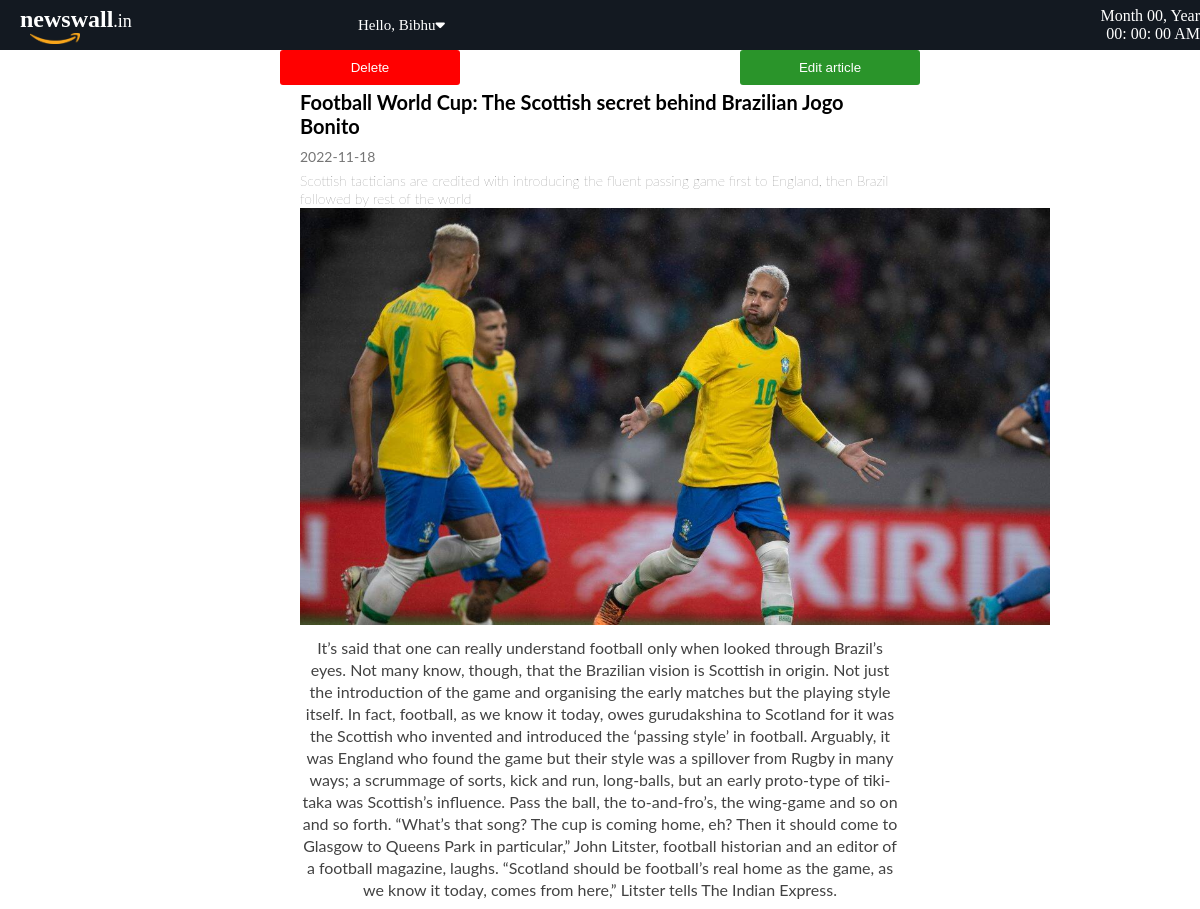
/single_article_manage.php?id=17 (signed in), run on the app's committed database.
### tables this page shows
CREATE TABLE `user` (
  `id` int(100) NOT NULL,
  `name` varchar(50) NOT NULL,
  `email` varchar(50) NOT NULL,
  `password` varchar(50) NOT NULL,
  `number` varchar(50) NOT NULL,
  `house` varchar(50) NOT NULL,
  `street` varchar(50) NOT NULL,
  `city` varchar(50) NOT NULL,
  `state` varchar(50) NOT NULL,
  `pin` int(6) NOT NULL,
  `subscriber` varchar(10) NOT NULL DEFAULT 'nsubscribe'
);

CREATE TABLE `articles` (
  `id` int(250) NOT NULL,
  `category` varchar(10) NOT NULL,
  `headline` varchar(1000) NOT NULL,
  `subtext` varchar(3000) NOT NULL,
  `detailed` varchar(9000) NOT NULL,
  `date` date NOT NULL DEFAULT current_timestamp(),
  `image` varchar(100) NOT NULL
);

### single_article_manage.php (the view, shortened to what this page needs)
<?php
$conn = mysqli_connect('localhost','root','','ebs');
if(isset($_GET['id'])){
    $article_id = $_GET['id'];
    $query = "SELECT * FROM articles WHERE id=?";
    $stmt = $conn->prepare($query);
    $stmt->bind_param("i",$article_id);
    $stmt->execute();
    $fa = $stmt->get_result();;
}else{
    header('location: home.php');
}
?>
<!DOCTYPE html>
<html lang="en">
<head>
    <link rel="stylesheet" href="css/single_article.css">
    <link rel="stylesheet" href="css/topbar.css">
</head>
<body onload="initClock()">
    <?php
        $user_data="SELECT * FROM user WHERE email='$_SESSION[UserLoginId]'";
        $user_datta=mysqli_query($conn,$user_data);
        $row = mysqli_fetch_assoc($user_datta)
    ?>
<div class="topbarContainer">
      <div class="topbarLeft">
        <a href="home.php" class="topbarLeft">
            <span class="logoo">newswall<span>.in</span></span>
            <img src="img/kindpng_5532732.png" class="omazon_logo" alt="">
        </a>
      </div>
      <div class="topbarRight">
        <div class="topbarLinks">
            <div class="home_name">Hello, <?php echo $row['name'];?>
            <i class="fas fa-caret-down"></i>
            </div>
        </div>
        <div class="date-time">
            <div class="date">
                <span id="month">Month</span>
                <span id="daynum">00</span>,
                <span id="year">Year</span>
            </div>
            <div class="time">
                <span id="hour">00</span>:
                <span id="minutes">00</span>:
                <span id="seconds">00</span>
                <span id="period">AM</span>
            </div>
        </div>
      </div>
    </div>
    <center><div class="action-buttons">
        <form action="" method="post"><button class="delete-user" name="delete">Delete</button></form>
        <a href="<?php echo "article_manage.php?id=". $article_id;?>"><button class="edit-article">Edit article</button></a>
    </div></center>
    <center><section class="article">
        <?php while($row = $fa->fetch_assoc()){?>
        <div class="main-article">
            <div class="article-text">
                <div class="article-heading">
                    <h1><?php echo $row['headline'] ?></h1>
                </div>
                <div class="article-date"><?php echo $row['date'] ?></div>
                <div class="article-subtext">
                    <h4><?php echo $row['subtext'] ?></h4>
                </div>
                <center><div class="article-img">
                    <img src="article_img/<?php echo $row['image']?>" alt="">
                </div></center>
                <div class="article-detail">
                    <p><?php echo $row['detailed'] ?></p>
                </div>
            </div>
        </div>
        <?php } ?>
    </section></center>
</body>
</html>

### css/single_article.css (style rules this page uses)
.article { max-width: 50%; }
.article p { color: #424242; font-size: 16px; line-height: 22px; font-family: "Lato",sans-serif; padding: 8px 0; }
.article h1 { text-align: left; position: relative; color: #000; font-size: 20px; font-weight: 700; line-height: 24px; font-family: "Lato",sans-serif; margin-bottom: 10px; padding-top: 5px; }
.article h4 { text-align: left; font-size: 14px; line-height: 18px; font-family: "Lato",sans-serif; color: #424242; padding-top: 6px; font-weight: 100; }
.article-date { color: #757575; text-align: left; font-size: 14px; line-height: 18px; font-family: "Lato",sans-serif; }
.article img { width: 750px; }
.action-buttons { display: flex; align-items: center; justify-content: space-evenly; }
button { border: none; padding: 2px; height: 35px; width: 180px; border-radius: 3px; color: white; }
.delete-user { background: red; }
.edit-article { background: rgb(42, 148, 42); }

### css/topbar.css (style rules this page uses)
* { padding: 0; margin: 0; }
.topbarContainer { height: 50px; width: 100%; background: #131921; display: flex; align-items: center; position: sticky; top: 0; z-index: 99; }
.date-time { text-align: right; }
.logoo { font-size: 24px; margin-left: 20px; font-weight: bold; color: white; cursor: pointer; }
.logoo span { font-weight: 100; font-size: 18px; }
.omazon_logo { width: 50px; height: auto; }
.home_name { display: flex; justify-content: center; color: white; margin-left: 5px; font-size: 15px; cursor: pointer; text-transform: capitalize; }
.topbarLeft { display: flex; flex-direction: column; }
.topbarLeft img { margin-left: 30px; }
.topbarLinks { width: 50%; }
.topbarRight { flex: 4; display: flex; align-items: center; justify-content: space-between; color: white; }
a { text-decoration: none; border-bottom-left-radius: inherit; border-bottom-right-radius: inherit; }

### data on the page
user: name "Bibhu"
articles: headline "Football World Cup: The Scottish secret behind Brazilian Jogo Bonito", date "2022-11-18", subtext "Scottish tacticians are credited with introducing the fluent passing game first to England, then Brazil followed by rest of the world", image (picture), detailed "It’s said that one can really understand football only when looked through Brazil’s eyes. Not many know, though, that the Brazilian vision is Scottish in origin. Not just the introduction of the game and organising the early matches but the playing style itself. In fact, football, as we know it today, owes gurudakshina to Scotland for it was the Scottish who invented and introduced the ‘passing style’ in football. Arguably, it was England who found the game but their style was a spillover from Rugby in many ways; a scrummage of sorts, kick and run, long-balls, but an early proto-type of tiki-taka was Scottish’s influence. Pass the ball, the to-and-fro’s, the wing-game and so on and so…"
